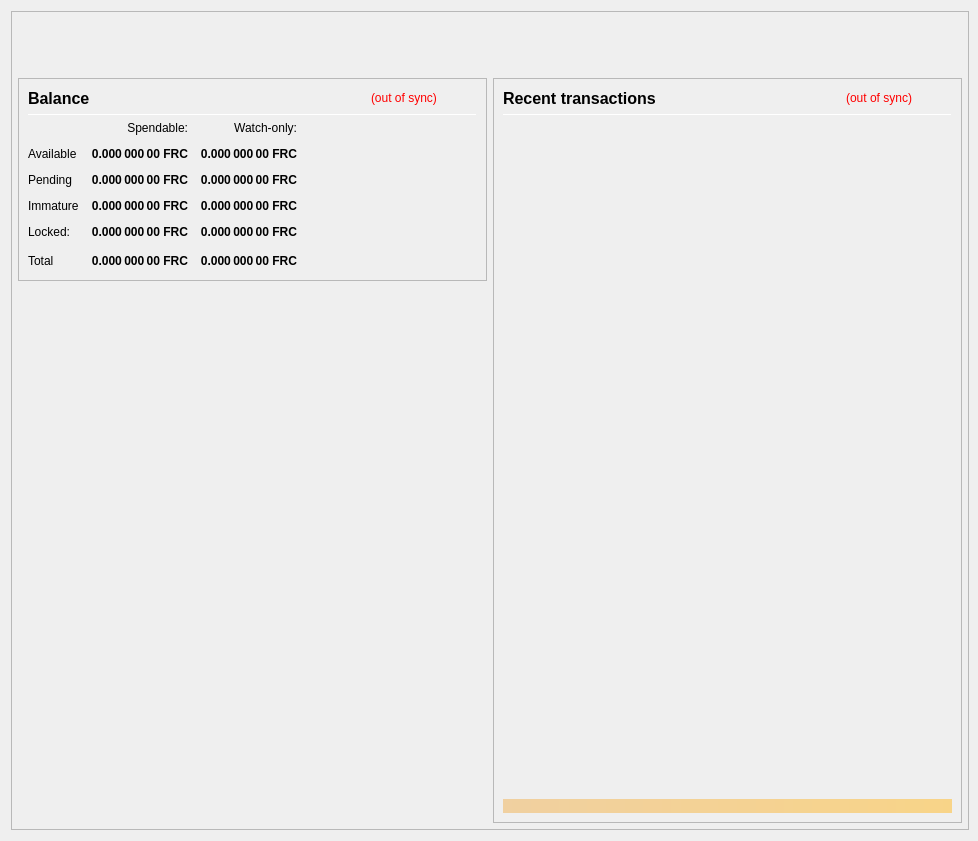
<?xml version="1.0" encoding="UTF-8"?>
<ui version="4.0">
 <class>OverviewPage</class>
 <widget class="QWidget" name="OverviewPage">
  <property name="geometry">
   <rect>
    <x>0</x>
    <y>0</y>
    <width>978</width>
    <height>841</height>
   </rect>
  </property>
  <property name="minimumSize">
   <size>
    <width>960</width>
    <height>682</height>
   </size>
  </property>
  <property name="font">
   <font>
    <weight>50</weight>
    <bold>false</bold>
   </font>
  </property>
  <property name="windowTitle">
   <string>Form</string>
  </property>
  <layout class="QVBoxLayout" name="topLayout" stretch="0">
   <property name="rightMargin">
    <number>9</number>
   </property>
   <item>
    <widget class="QFrame" name="frame_BG">
     <property name="minimumSize">
      <size>
       <width>850</width>
       <height>610</height>
      </size>
     </property>
     <property name="maximumSize">
      <size>
       <width>16777215</width>
       <height>16777215</height>
      </size>
     </property>
     <property name="frameShape">
      <enum>QFrame::StyledPanel</enum>
     </property>
     <property name="frameShadow">
      <enum>QFrame::Raised</enum>
     </property>
     <layout class="QVBoxLayout" name="verticalLayout_3" stretch="0">
      <property name="leftMargin">
       <number>0</number>
      </property>
      <property name="topMargin">
       <number>0</number>
      </property>
      <property name="rightMargin">
       <number>0</number>
      </property>
      <property name="bottomMargin">
       <number>6</number>
      </property>
      <item>
       <layout class="QVBoxLayout" name="verticalLayout_Master" stretch="0,1">
        <property name="leftMargin">
         <number>0</number>
        </property>
        <property name="topMargin">
         <number>0</number>
        </property>
        <property name="rightMargin">
         <number>0</number>
        </property>
        <property name="bottomMargin">
         <number>0</number>
        </property>
        <item>
         <widget class="QFrame" name="frame_Header">
          <layout class="QVBoxLayout" name="verticalLayout_Header" stretch="0">
           <property name="leftMargin">
            <number>0</number>
           </property>
           <property name="topMargin">
            <number>0</number>
           </property>
           <property name="rightMargin">
            <number>0</number>
           </property>
           <property name="bottomMargin">
            <number>0</number>
           </property>
           <item>
            <layout class="QHBoxLayout" name="horizontalLayout_Header" stretch="1,0">
             <property name="spacing">
              <number>6</number>
             </property>
             <item>
              <spacer name="horizontalSpacer_Header">
               <property name="orientation">
                <enum>Qt::Horizontal</enum>
               </property>
               <property name="sizeHint" stdset="0">
                <size>
                 <width>40</width>
                 <height>20</height>
                </size>
               </property>
              </spacer>
             </item>
             <item>
              <widget class="QLabel" name="labelOverviewHeaderRight">
               <property name="minimumSize">
                <size>
                 <width>464</width>
                 <height>60</height>
                </size>
               </property>
               <property name="maximumSize">
                <size>
                 <width>16777215</width>
                 <height>60</height>
                </size>
               </property>
               <property name="font">
                <font>
                 <pointsize>14</pointsize>
                </font>
               </property>
               <property name="text">
                <string/>
               </property>
               <property name="alignment">
                <set>Qt::AlignRight|Qt::AlignTrailing|Qt::AlignVCenter</set>
               </property>
              </widget>
             </item>
            </layout>
           </item>
          </layout>
         </widget>
        </item>
        <item>
         <widget class="QFrame" name="frame_Content">
          <layout class="QVBoxLayout" name="verticalLayout_Content">
           <property name="leftMargin">
            <number>6</number>
           </property>
           <property name="topMargin">
            <number>0</number>
           </property>
           <property name="rightMargin">
            <number>6</number>
           </property>
           <property name="bottomMargin">
            <number>0</number>
           </property>
           <item>
            <layout class="QHBoxLayout" name="horizontalLayout_Content" stretch="1,1">
             <property name="spacing">
              <number>6</number>
             </property>
             <item>
              <layout class="QVBoxLayout" name="verticalLayout_left" stretch="0,0">
               <item>
                <widget class="QFrame" name="frameBalances">
                 <property name="frameShape">
                  <enum>QFrame::StyledPanel</enum>
                 </property>
                 <property name="frameShadow">
                  <enum>QFrame::Raised</enum>
                 </property>
                 <layout class="QVBoxLayout" name="verticalLayout_4">
                  <item>
                   <layout class="QHBoxLayout" name="hlBalancesHeader" stretch="2,0,0">
                    <property name="spacing">
                     <number>6</number>
                    </property>
                    <item>
                     <widget class="QLabel" name="labelBalances">
                      <property name="minimumSize">
                       <size>
                        <width>0</width>
                        <height>0</height>
                       </size>
                      </property>
                      <property name="font">
                       <font>
                        <pointsize>12</pointsize>
                        <weight>75</weight>
                        <bold>true</bold>
                       </font>
                      </property>
                      <property name="text">
                       <string>Balance</string>
                      </property>
                     </widget>
                    </item>
                    <item>
                     <widget class="QLabel" name="labelWalletStatus">
                      <property name="cursor">
                       <cursorShape>WhatsThisCursor</cursorShape>
                      </property>
                      <property name="toolTip">
                       <string>The displayed information may be out of date. Your wallet automatically synchronizes with the Franc network after a connection is established, but this process has not completed yet.</string>
                      </property>
                      <property name="styleSheet">
                       <string notr="true">QLabel { color: red; }</string>
                      </property>
                      <property name="text">
                       <string notr="true">(out of sync)</string>
                      </property>
                      <property name="alignment">
                       <set>Qt::AlignLeading|Qt::AlignLeft|Qt::AlignVCenter</set>
                      </property>
                     </widget>
                    </item>
                    <item>
                     <spacer name="hsBalancesHeader">
                      <property name="orientation">
                       <enum>Qt::Horizontal</enum>
                      </property>
                      <property name="sizeHint" stdset="0">
                       <size>
                        <width>40</width>
                        <height>20</height>
                       </size>
                      </property>
                     </spacer>
                    </item>
                   </layout>
                  </item>
                  <item>
                   <widget class="Line" name="lineBalances">
                    <property name="minimumSize">
                     <size>
                      <width>0</width>
                      <height>1</height>
                     </size>
                    </property>
                    <property name="maximumSize">
                     <size>
                      <width>16777215</width>
                      <height>1</height>
                     </size>
                    </property>
                    <property name="orientation">
                     <enum>Qt::Horizontal</enum>
                    </property>
                   </widget>
                  </item>
                  <item>
                   <layout class="QGridLayout" name="gridLayout">
                    <property name="spacing">
                     <number>12</number>
                    </property>
                    <item row="0" column="1">
                     <widget class="QLabel" name="labelSpendable">
                      <property name="text">
                       <string>Spendable:</string>
                      </property>
                      <property name="alignment">
                       <set>Qt::AlignRight|Qt::AlignTrailing|Qt::AlignVCenter</set>
                      </property>
                     </widget>
                    </item>
                    <item row="0" column="2">
                     <widget class="QLabel" name="labelWatchonly">
                      <property name="text">
                       <string>Watch-only:</string>
                      </property>
                      <property name="alignment">
                       <set>Qt::AlignRight|Qt::AlignTrailing|Qt::AlignVCenter</set>
                      </property>
                     </widget>
                    </item>
                    <item row="1" column="0">
                     <widget class="QLabel" name="labelAvailableText">
                      <property name="text">
                       <string>Available</string>
                      </property>
                      <property name="textInteractionFlags">
                       <set>Qt::NoTextInteraction</set>
                      </property>
                     </widget>
                    </item>
                    <item row="1" column="1">
                     <widget class="QLabel" name="labelAvailable">
                      <property name="font">
                       <font>
                        <weight>75</weight>
                        <bold>true</bold>
                       </font>
                      </property>
                      <property name="cursor">
                       <cursorShape>ArrowCursor</cursorShape>
                      </property>
                      <property name="toolTip">
                       <string>Your current spendable balance</string>
                      </property>
                      <property name="text">
                       <string notr="true">0.000 000 00 FRC</string>
                      </property>
                      <property name="alignment">
                       <set>Qt::AlignRight|Qt::AlignTrailing|Qt::AlignVCenter</set>
                      </property>
                      <property name="textInteractionFlags">
                       <set>Qt::NoTextInteraction</set>
                      </property>
                     </widget>
                    </item>
                    <item row="1" column="2">
                     <widget class="QLabel" name="labelWatchAvailable">
                      <property name="font">
                       <font>
                        <weight>75</weight>
                        <bold>true</bold>
                       </font>
                      </property>
                      <property name="cursor">
                       <cursorShape>ArrowCursor</cursorShape>
                      </property>
                      <property name="toolTip">
                       <string>Your current balance in watch-only addresses</string>
                      </property>
                      <property name="text">
                       <string notr="true">0.000 000 00 FRC</string>
                      </property>
                      <property name="alignment">
                       <set>Qt::AlignRight|Qt::AlignTrailing|Qt::AlignVCenter</set>
                      </property>
                      <property name="textInteractionFlags">
                       <set>Qt::NoTextInteraction</set>
                      </property>
                     </widget>
                    </item>
                    <item row="2" column="0">
                     <widget class="QLabel" name="labelPendingText">
                      <property name="text">
                       <string>Pending</string>
                      </property>
                      <property name="textInteractionFlags">
                       <set>Qt::NoTextInteraction</set>
                      </property>
                     </widget>
                    </item>
                    <item row="2" column="1">
                     <widget class="QLabel" name="labelPending">
                      <property name="font">
                       <font>
                        <weight>75</weight>
                        <bold>true</bold>
                       </font>
                      </property>
                      <property name="cursor">
                       <cursorShape>ArrowCursor</cursorShape>
                      </property>
                      <property name="toolTip">
                       <string>Total of transactions that have yet to be confirmed, and do not yet count toward the spendable balance</string>
                      </property>
                      <property name="text">
                       <string notr="true">0.000 000 00 FRC</string>
                      </property>
                      <property name="alignment">
                       <set>Qt::AlignRight|Qt::AlignTrailing|Qt::AlignVCenter</set>
                      </property>
                      <property name="textInteractionFlags">
                       <set>Qt::NoTextInteraction</set>
                      </property>
                     </widget>
                    </item>
                    <item row="2" column="2">
                     <widget class="QLabel" name="labelWatchPending">
                      <property name="font">
                       <font>
                        <weight>75</weight>
                        <bold>true</bold>
                       </font>
                      </property>
                      <property name="cursor">
                       <cursorShape>ArrowCursor</cursorShape>
                      </property>
                      <property name="toolTip">
                       <string>Unconfirmed transactions to watch-only addresses</string>
                      </property>
                      <property name="text">
                       <string notr="true">0.000 000 00 FRC</string>
                      </property>
                      <property name="alignment">
                       <set>Qt::AlignRight|Qt::AlignTrailing|Qt::AlignVCenter</set>
                      </property>
                      <property name="textInteractionFlags">
                       <set>Qt::NoTextInteraction</set>
                      </property>
                     </widget>
                    </item>
                    <item row="3" column="0">
                     <widget class="QLabel" name="labelImmatureText">
                      <property name="text">
                       <string>Immature</string>
                      </property>
                      <property name="textInteractionFlags">
                       <set>Qt::NoTextInteraction</set>
                      </property>
                     </widget>
                    </item>
                    <item row="3" column="1">
                     <widget class="QLabel" name="labelImmature">
                      <property name="font">
                       <font>
                        <weight>75</weight>
                        <bold>true</bold>
                       </font>
                      </property>
                      <property name="cursor">
                       <cursorShape>ArrowCursor</cursorShape>
                      </property>
                      <property name="toolTip">
                       <string>Staked or masternode rewards that has not yet matured</string>
                      </property>
                      <property name="text">
                       <string notr="true">0.000 000 00 FRC</string>
                      </property>
                      <property name="alignment">
                       <set>Qt::AlignRight|Qt::AlignTrailing|Qt::AlignVCenter</set>
                      </property>
                      <property name="textInteractionFlags">
                       <set>Qt::NoTextInteraction</set>
                      </property>
                     </widget>
                    </item>
                    <item row="3" column="2">
                     <widget class="QLabel" name="labelWatchImmature">
                      <property name="font">
                       <font>
                        <weight>75</weight>
                        <bold>true</bold>
                       </font>
                      </property>
                      <property name="cursor">
                       <cursorShape>ArrowCursor</cursorShape>
                      </property>
                      <property name="toolTip">
                       <string>Staked or masternode rewards in watch-only addresses that has not yet matured</string>
                      </property>
                      <property name="text">
                       <string notr="true">0.000 000 00 FRC</string>
                      </property>
                      <property name="alignment">
                       <set>Qt::AlignRight|Qt::AlignTrailing|Qt::AlignVCenter</set>
                      </property>
                      <property name="textInteractionFlags">
                       <set>Qt::NoTextInteraction</set>
                      </property>
                     </widget>
                    </item>
                    <item row="4" column="0">
                     <widget class="QLabel" name="labelLockedText">
                      <property name="toolTip">
                       <string>Locked FRC or Masternode collaterals.</string>
                      </property>
                      <property name="text">
                       <string>Locked:</string>
                      </property>
                     </widget>
                    </item>
                    <item row="4" column="1">
                     <widget class="QLabel" name="labelLocked">
                      <property name="font">
                       <font>
                        <weight>75</weight>
                        <bold>true</bold>
                       </font>
                      </property>
                      <property name="cursor">
                       <cursorShape>ArrowCursor</cursorShape>
                      </property>
                      <property name="toolTip">
                       <string>Locked FRC or Masternode collaterals.</string>
                      </property>
                      <property name="text">
                       <string notr="true">0.000 000 00 FRC</string>
                      </property>
                      <property name="alignment">
                       <set>Qt::AlignRight|Qt::AlignTrailing|Qt::AlignVCenter</set>
                      </property>
                      <property name="textInteractionFlags">
                       <set>Qt::NoTextInteraction</set>
                      </property>
                     </widget>
                    </item>
                    <item row="4" column="2">
                     <widget class="QLabel" name="labelWatchLocked">
                      <property name="font">
                       <font>
                        <weight>75</weight>
                        <bold>true</bold>
                       </font>
                      </property>
                      <property name="cursor">
                       <cursorShape>ArrowCursor</cursorShape>
                      </property>
                      <property name="toolTip">
                       <string>Current locked balance in watch-only addresses</string>
                      </property>
                      <property name="text">
                       <string notr="true">0.000 000 00 FRC</string>
                      </property>
                      <property name="alignment">
                       <set>Qt::AlignRight|Qt::AlignTrailing|Qt::AlignVCenter</set>
                      </property>
                      <property name="textInteractionFlags">
                       <set>Qt::NoTextInteraction</set>
                      </property>
                     </widget>
                    </item>
                    <item row="5" column="0">
                     <widget class="QLabel" name="labelTotalText">
                      <property name="text">
                       <string>Total</string>
                      </property>
                      <property name="textInteractionFlags">
                       <set>Qt::NoTextInteraction</set>
                      </property>
                     </widget>
                    </item>
                    <item row="5" column="1">
                     <widget class="QLabel" name="labelTotal">
                      <property name="font">
                       <font>
                        <weight>75</weight>
                        <bold>true</bold>
                       </font>
                      </property>
                      <property name="cursor">
                       <cursorShape>ArrowCursor</cursorShape>
                      </property>
                      <property name="toolTip">
                       <string>Your current total balance</string>
                      </property>
                      <property name="text">
                       <string notr="true">0.000 000 00 FRC</string>
                      </property>
                      <property name="alignment">
                       <set>Qt::AlignRight|Qt::AlignTrailing|Qt::AlignVCenter</set>
                      </property>
                      <property name="textInteractionFlags">
                       <set>Qt::NoTextInteraction</set>
                      </property>
                     </widget>
                    </item>
                    <item row="5" column="2">
                     <widget class="QLabel" name="labelWatchTotal">
                      <property name="font">
                       <font>
                        <weight>75</weight>
                        <bold>true</bold>
                       </font>
                      </property>
                      <property name="cursor">
                       <cursorShape>ArrowCursor</cursorShape>
                      </property>
                      <property name="toolTip">
                       <string>Current total balance in watch-only addresses</string>
                      </property>
                      <property name="text">
                       <string notr="true">0.000 000 00 FRC</string>
                      </property>
                      <property name="alignment">
                       <set>Qt::AlignRight|Qt::AlignTrailing|Qt::AlignVCenter</set>
                      </property>
                      <property name="textInteractionFlags">
                       <set>Qt::NoTextInteraction</set>
                      </property>
                     </widget>
                    </item>
                    <item row="5" column="3">
                     <spacer name="hsBalances">
                      <property name="orientation">
                       <enum>Qt::Horizontal</enum>
                      </property>
                      <property name="sizeHint" stdset="0">
                       <size>
                        <width>40</width>
                        <height>20</height>
                       </size>
                      </property>
                     </spacer>
                    </item>
                   </layout>
                  </item>
                 </layout>
                </widget>
               </item>
               <item>
                <spacer name="verticalSpacer">
                 <property name="orientation">
                  <enum>Qt::Vertical</enum>
                 </property>
                 <property name="sizeHint" stdset="0">
                  <size>
                   <width>20</width>
                   <height>40</height>
                  </size>
                 </property>
                </spacer>
               </item>
              </layout>
             </item>
             <item>
              <layout class="QVBoxLayout" name="verticalLayout_right" stretch="1">
               <item>
                <widget class="QFrame" name="frame_RecentTransactions">
                 <property name="minimumSize">
                  <size>
                   <width>0</width>
                   <height>0</height>
                  </size>
                 </property>
                 <property name="frameShape">
                  <enum>QFrame::StyledPanel</enum>
                 </property>
                 <property name="frameShadow">
                  <enum>QFrame::Raised</enum>
                 </property>
                 <layout class="QVBoxLayout" name="verticalLayout_1" stretch="0,0,0,0,0">
                  <item>
                   <layout class="QHBoxLayout" name="horizontalLayout_2" stretch="2,0,0">
                    <property name="spacing">
                     <number>3</number>
                    </property>
                    <item>
                     <widget class="QLabel" name="labelRecentTransactions">
                      <property name="minimumSize">
                       <size>
                        <width>0</width>
                        <height>20</height>
                       </size>
                      </property>
                      <property name="font">
                       <font>
                        <pointsize>12</pointsize>
                        <weight>75</weight>
                        <bold>true</bold>
                       </font>
                      </property>
                      <property name="text">
                       <string>Recent transactions</string>
                      </property>
                     </widget>
                    </item>
                    <item>
                     <widget class="QLabel" name="labelTransactionsStatus">
                      <property name="cursor">
                       <cursorShape>WhatsThisCursor</cursorShape>
                      </property>
                      <property name="toolTip">
                       <string>The displayed information may be out of date. Your wallet automatically synchronizes with the Franc network after a connection is established, but this process has not completed yet.</string>
                      </property>
                      <property name="styleSheet">
                       <string notr="true">QLabel { color: red; }</string>
                      </property>
                      <property name="text">
                       <string notr="true">(out of sync)</string>
                      </property>
                      <property name="alignment">
                       <set>Qt::AlignRight|Qt::AlignTrailing|Qt::AlignVCenter</set>
                      </property>
                     </widget>
                    </item>
                    <item>
                     <spacer name="horizontalSpacer">
                      <property name="orientation">
                       <enum>Qt::Horizontal</enum>
                      </property>
                      <property name="sizeHint" stdset="0">
                       <size>
                        <width>40</width>
                        <height>20</height>
                       </size>
                      </property>
                     </spacer>
                    </item>
                   </layout>
                  </item>
                  <item>
                   <widget class="Line" name="line">
                    <property name="minimumSize">
                     <size>
                      <width>0</width>
                      <height>1</height>
                     </size>
                    </property>
                    <property name="maximumSize">
                     <size>
                      <width>16777215</width>
                      <height>1</height>
                     </size>
                    </property>
                    <property name="orientation">
                     <enum>Qt::Horizontal</enum>
                    </property>
                   </widget>
                  </item>
                  <item>
                   <widget class="QListView" name="listTransactions">
                    <property name="minimumSize">
                     <size>
                      <width>0</width>
                      <height>0</height>
                     </size>
                    </property>
                    <property name="styleSheet">
                     <string notr="true">QListView { background: transparent; }</string>
                    </property>
                    <property name="frameShape">
                     <enum>QFrame::NoFrame</enum>
                    </property>
                    <property name="verticalScrollBarPolicy">
                     <enum>Qt::ScrollBarAlwaysOff</enum>
                    </property>
                    <property name="horizontalScrollBarPolicy">
                     <enum>Qt::ScrollBarAlwaysOff</enum>
                    </property>
                    <property name="selectionMode">
                     <enum>QAbstractItemView::NoSelection</enum>
                    </property>
                   </widget>
                  </item>
                  <item>
                   <spacer name="verticalSpacer_2">
                    <property name="orientation">
                     <enum>Qt::Vertical</enum>
                    </property>
                    <property name="sizeType">
                     <enum>QSizePolicy::Expanding</enum>
                    </property>
                    <property name="sizeHint" stdset="0">
                     <size>
                      <width>20</width>
                      <height>40</height>
                     </size>
                    </property>
                   </spacer>
                  </item>
                  <item>
                   <widget class="QLabel" name="labelAlerts">
                    <property name="maximumSize">
                     <size>
                      <width>16777215</width>
                      <height>16777215</height>
                     </size>
                    </property>
                    <property name="styleSheet">
                     <string notr="true">background-color: qlineargradient(x1: 0, y1: 0, x2: 1, y2: 0, stop:0 #F0D0A0, stop:1 #F8D488); color:#000000;</string>
                    </property>
                    <property name="text">
                     <string/>
                    </property>
                    <property name="wordWrap">
                     <bool>true</bool>
                    </property>
                    <property name="margin">
                     <number>3</number>
                    </property>
                   </widget>
                  </item>
                 </layout>
                </widget>
               </item>
              </layout>
             </item>
            </layout>
           </item>
          </layout>
         </widget>
        </item>
       </layout>
      </item>
     </layout>
    </widget>
   </item>
  </layout>
 </widget>
 <resources/>
 <connections/>
</ui>
